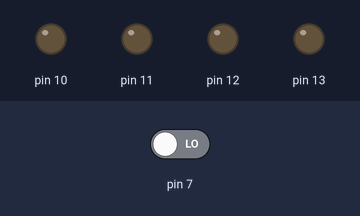
The sketch below on a simulated Arduino Uno, built with avr-gcc and run on an emulated ATmega328P. Shown: output pins drawn as LEDs (lit = HIGH). Dashed ring = blinking. The inputs (shaded band) are chosen by the test bench; at power-on: pin 7 LOW.

Above: at 1.2 s.
1.3 s: pin 7 driven HIGH
At 1.49 s:
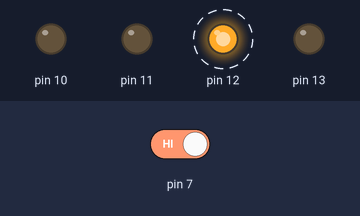
4.3 s: pin 7 driven LOW
At 5.1 s:
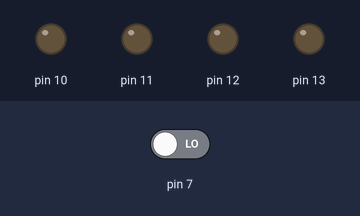
Timing chart, 0 to 7.3 s (numbered marks = the images above; inputs shaded):
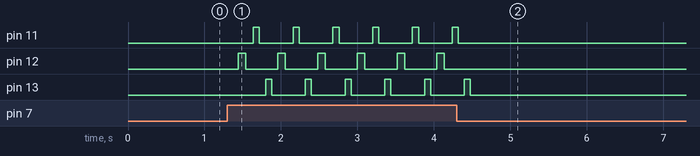

Measured:
- after the input at 1.3 s, pin 11: alternates HIGH for 0.08 s and LOW for 0.44 s, starting after 0.34 s; pin 12: alternates HIGH for 0.10 s and LOW for 0.42 s, starting after 0.14 s; pin 13: alternates HIGH for 0.08 s and LOW for 0.44 s, starting after 0.50 s
- after the input at 4.3 s, pin 11: goes on until 4.3 s, then stays LOW; pin 12: stops changing and stays LOW; pin 13: goes on until 4.5 s, then stays LOW

The sketch:

LED_DIFF_Pattern.ino
```cpp
void setup() {
  // put your setup code here, to run once:
  for(int i=10; i<=13; i++){
    pinMode(i,OUTPUT);
  }
  pinMode(7,INPUT);
}

void loop() {
  // put your main code here, to run repeatedly:
  int state = digitalRead(7);
  if(state == 1) {
    digitalWrite(12,HIGH);
    delay(100);
    digitalWrite(12,LOW);
    delay(100);

    for(int i=11;i<=13;i=i+2){
      digitalWrite(i,HIGH);
      delay(80);
      digitalWrite(i,LOW);
      delay(80);
    }
  }
  else{
    for(int i=11;i<=13;i++){
      digitalWrite(i,LOW);
      delay(80);
    }
  }
}
```
